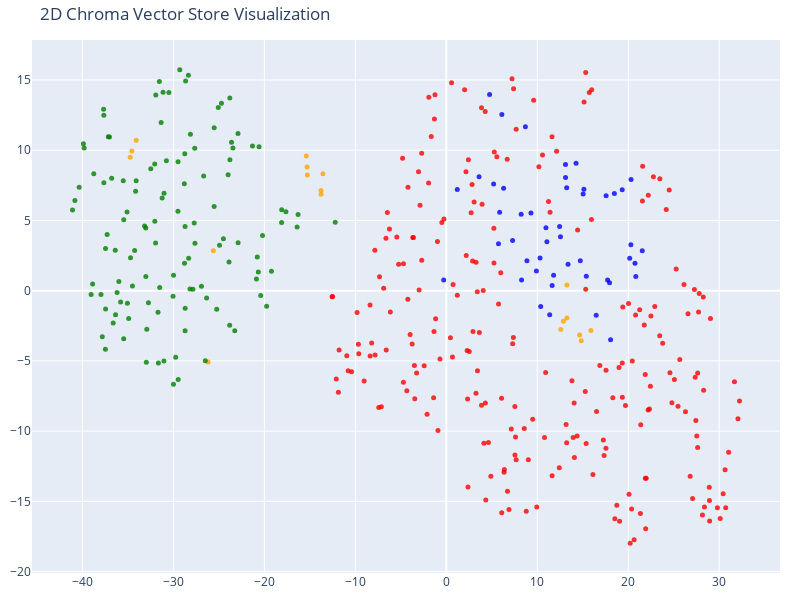

Source (notebook cell):
### Code cell
# We humans find it easier to visalize things in 2D!
# Reduce the dimensionality of the vectors to 2D using t-SNE
# (t-distributed stochastic neighbor embedding)

tsne = TSNE(n_components=2, random_state=42)
reduced_vectors = tsne.fit_transform(vectors)

# Create the 2D scatter plot
fig = go.Figure(data=[go.Scatter(
    x=reduced_vectors[:, 0],
    y=reduced_vectors[:, 1],
    mode='markers',
    marker=dict(size=5, color=colors, opacity=0.8),
    text=[f"Type: {t}<br>Text: {d[:100]}..." for t, d in zip(doc_types, documents)],
    hoverinfo='text'
)])

fig.update_layout(title='2D Chroma Vector Store Visualization',
    scene=dict(xaxis_title='x',yaxis_title='y'),
    width=800,
    height=600,
    margin=dict(r=20, b=10, l=10, t=40)
)

fig.show()

### Figure 1 — Plotly figure (JSON) as saved in the notebook; plotly's stock layout.template omitted (floating-point values rounded to 4 significant figures; data arrays with more than 128 entries replaced by an {"elided": "..."} marker saying what was removed)
{"data": [{"hoverinfo": "text", "marker": {"color": {"elided": "413 str values"}, "opacity": 0.8, "size": 5}, "mode": "markers", "text": {"elided": "413 str values"}, "type": "scatter", "x": {"elided": "413 float values"}, "y": {"elided": "413 float values"}}], "layout": {"height": 600, "margin": {"b": 10, "l": 10, "r": 20, "t": 40}, "scene": {"xaxis": {"title": {"text": "x"}}, "yaxis": {"title": {"text": "y"}}}, "title": {"text": "2D Chroma Vector Store Visualization"}, "width": 800}}
